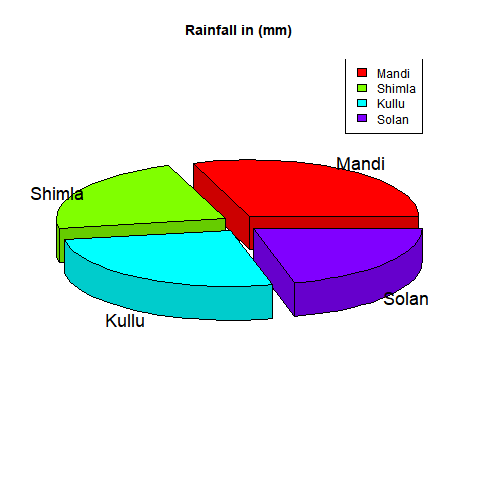

Generate this figure with R:
# Syntax
# pie3D(x, labels, radius, main, col, explode )

# x- vector of data

# Optional paramters
# labels- description of pies
# radius- radius of pie (-1<=r<=1)
# main- title of chart
# col- color pallete
# explode- gap between pies

# Import the library.
library(plotrix)

# Error in library(plotrix) : there is no package called 'plotrix'
utils:::menuInstallPkgs()
#Choose Plotrix from the dialog which appears

# Create data for the graph.
rain <- c(221, 162, 190, 153)
l <- c("Mandi", "Shimla", "Kullu", "Solan")

# Create a file
png(file = "3d_pie_chart.jpg")

# Plot the chart
pie3D(rain,labels=l, main="Rainfall in (mm)", explode =0.1, col=rainbow(length(rain)))

# To insert a Legend (Optional)
legend("topright", c("Mandi", "Shimla", "Kullu", "Solan"), cex = 1, fill = rainbow(length(rain)))

# Save the file
dev.off()
